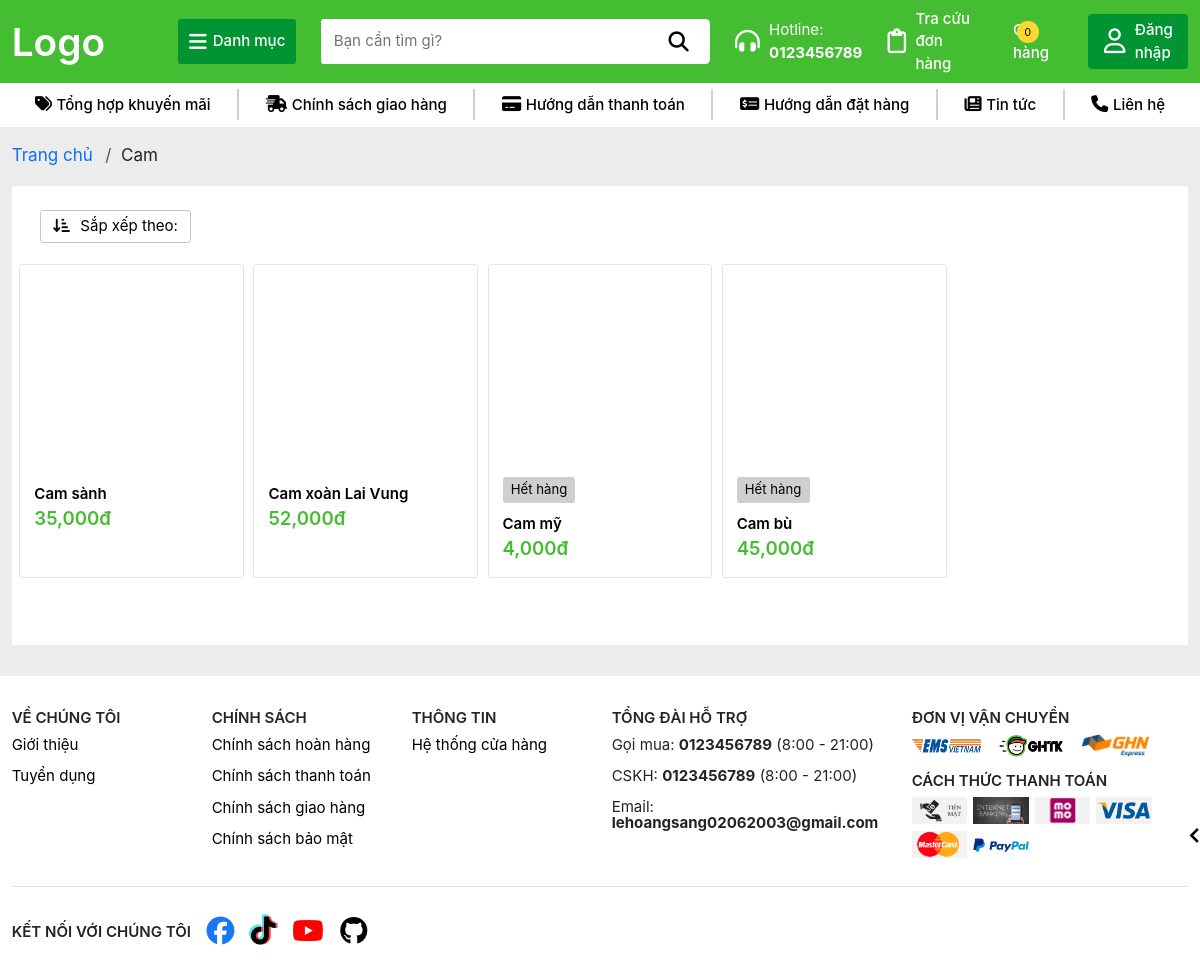
/loai/LOAI001, run on an earlier commit of the app's database.
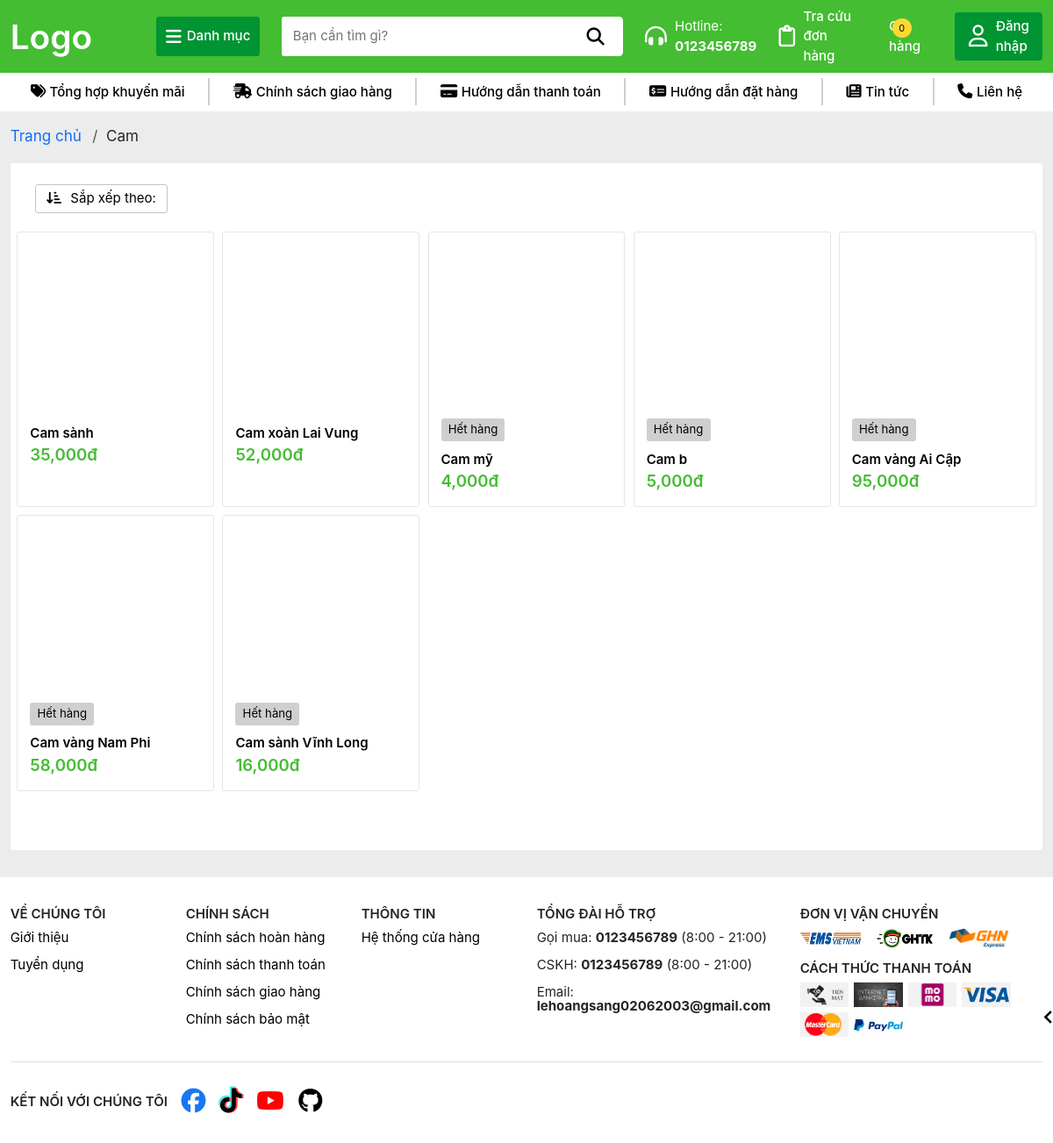
And on a later commit of the database.
### TraiCay/models.py (models this page shows, shortened)
class SanPham(models.Model):
    MaSP = models.CharField(max_length=10, primary_key=True)
    MaLoai = models.ForeignKey(Loai, on_delete=models.SET_NULL, null=True)
    TenSP = models.CharField(max_length=100, unique=True)
    DonGia = models.DecimalField(max_digits=10, decimal_places=2)
    MoTa = models.TextField()
    def HinhAnh(self):
        hinhanhsp = self.hinhanhsp_set.first()
        return hinhanhsp.HinhAnh if hinhanhsp else None
    def TonKho(self):
        return sum([chitiet.SoLuongTon for chitiet in self.chitietkho_set.all()])

### TraiCay/views.py (the view)
# urls.py: path('loai/<str:id>', views.loc_theo_loai, name='LocTheoLoai'),
def loc_theo_loai(request, id):
    loai = None
    if id == 'all':
        sanpham = SanPham.objects.all()
    else:
        loai = get_object_or_404(Loai, pk=id)
        sanpham = SanPham.objects.filter(MaLoai = loai)
    sort = request.GET.get('s')
    if sort == 'random':
        sanpham = sanpham.order_by('?')
    elif sort == 'p-asc':
        sanpham = sanpham.order_by('DonGia')
    elif sort == 'p-desc':
        sanpham = sanpham.order_by('-DonGia')
    elif sort == 'n-asc':
        sanpham = sanpham.order_by('TenSP')
    elif sort == 'n-desc':
        sanpham = sanpham.order_by('-TenSP')
    limit = 20
    page = request.GET.get('page', 1)
    sanpham_paginator = Paginator(sanpham, limit)
    try:
        sanpham_page = sanpham_paginator.get_page(page)
    except PageNotAnInteger:
        sanpham_page = sanpham_paginator.get_page(1)
    except EmtyPage:
        sanpham_page = sanpham_paginator.get_page(sanpham_paginator.num_pages)
    current_page = sanpham_page.number
    num_pages = sanpham_paginator.num_pages
    page_range = sanpham_paginator.page_range
    previous_page = current_page - 1
    next_page = current_page + 1
    start_page = current_page - 1 if current_page > 1 else 1
    end_page = current_page + 1 if current_page < num_pages else num_pages
    context = {
        'Fruits': sanpham_page,
        'current_page': current_page,
        'num_pages': num_pages,
        'page_range': page_range,
        'previous_page': previous_page,
        'next_page': next_page,
        'start_page': start_page,
        'end_page': end_page,
        'Loai': loai
    }
    return render(request, 'loai.html', context)

### TraiCay/templates/loai.html (shortened to what this page needs)
{% extends 'layout/base.html' %}
{% block content %}
    {% load humanize %}
    {% load static %}
    <section class="breadcrumb">
        <ul class="breadcrumb-list d-flex">
            <li class="breadcrumb-item">
                <a href="/">
                    Trang chủ
                </a>
            </li>
            <li class="breadcrumb-item">
                {% if Loai %}
                    {{Loai.TenLoai}}
                {% else %}
                    <span>Tất cả sản phẩm</span>
                {% endif %}
            </li>
        </ul>
    </section>
    <section class="filter-products">
        <div class="filter-box d-flex justify-content-between mt-2 mb-3 gap-2">
            <div class="filter-button-list d-flex flex-wrap gap-2 align-items-center">
                <div class="sort-dropdown-box d-flex align-items-center justify-content-end">
                    <div class="sort-dropdown">
                        <button class="sort-dropdown-btn">
                            <i class="fa-solid fa-arrow-down-short-wide"></i>
                            Sắp xếp theo:
                        </button>
                    </div>
                </div>
            </div>
        </div>
        {% if not Fruits %}
            <div class="filter-error mt-3 mb-5 px-3 d-flex flex-column align-items-center justify-content-center">
                <p class="text-center">
                    Có thể các sản phẩm này chưa được cập nhật hoặc đã hết hàng, vui lòng chọn danh mục sản phẩm khác
                </p>
                <button class="to-home-page-btn" onclick="window.location.href='/'">
                    QUAY LẠI TRANG CHỦ
                </button>
            </div>
        {% else %}
            <div class="filter-item-list">
                {% for fruit in Fruits %}
                    <div class="filter-item">
                        <div class="product-box">
                            <a href="/sanpham/{{fruit.MaSP}}" class="product-link">
                                <div class="product-image lazy-loading">
                                </div>
                            </a>
                            {% if fruit.TonKho <= 0 %}
                                <div class="out-of-stock mt-1 text-center">
                                    Hết hàng
                                </div>
                            {% endif %}
                            <a href="/sanpham/{{fruit.MaSP}}" class="product-link">
                                <div class="product-name">
                                    {{fruit.TenSP}}
                                </div>
                            </a>
                            <div class="product-price d-flex align-items-center">
                                <span>{{ fruit.DonGia|floatformat:"0"|intcomma }}đ</span>
                            </div>
                        </div>
                    </div>
                {% endfor %}
            </div>
        {% endif %}
    </section>
{% endblock %}

What changed in the data, as far as the page shows it:
changed SanPham: TenSP "Cam bù" → "Cam b"; DonGia "45,000" → "5,000"
added SanPham: shows "Hết hàng", TenSP "Cam vàng Ai Cập", DonGia "95,000"
added SanPham: shows "Hết hàng", TenSP "Cam vàng Nam Phi", DonGia "58,000"
added SanPham: shows "Hết hàng", TenSP "Cam sành Vĩnh Long", DonGia "16,000"
